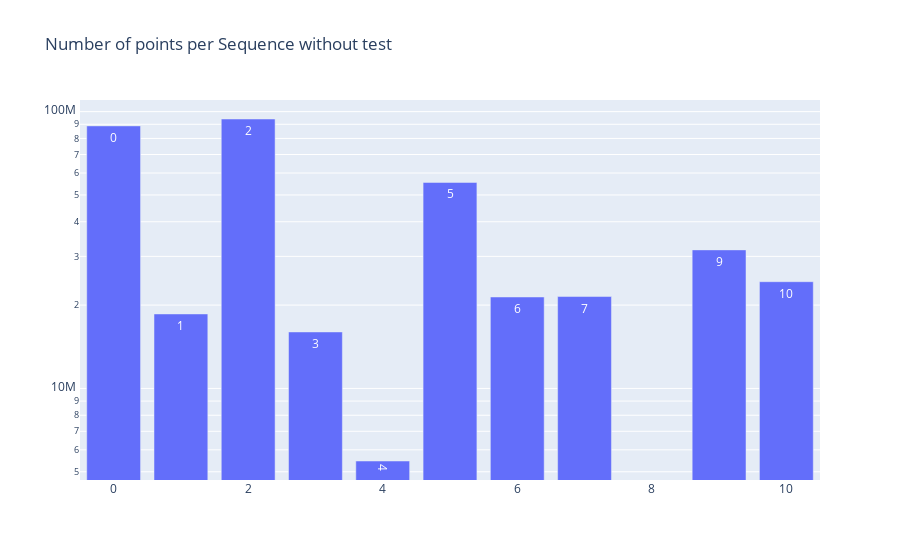

The code cell stored with this chart in its notebook:
### Code cell
graph_points_per_seq(seq_stats_without_test_remapped, "Number of points per Sequence without test")

### Figure 1 — Plotly figure (JSON) as saved in the notebook; plotly's stock layout.template omitted (floating-point values rounded to 4 significant figures)
{"data": [{"text": [0, 1, 2, 3, 4, 5, 6, 7, 9, 10], "type": "bar", "x": [0, 1, 2, 3, 4, 5, 6, 7, 9, 10], "y": [88807545, 18581617, 94051043, 15998208, 5467722, 55487885, 21396580, 21475724, 31660628, 24300413]}], "layout": {"autosize": false, "showlegend": false, "title": {"text": "Number of points per Sequence without test"}, "yaxis": {"type": "log"}}}
